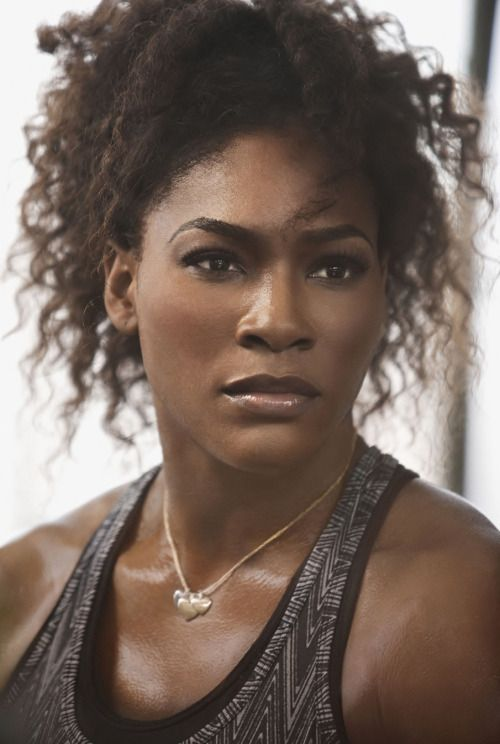
#> input picture server/testimages/serenatest.jpg, 500 x 744 px, found by its file name
$ jupyter execute '4April2023SelfProject_Sports-person-image-classification-using-machine-learning (1).ipynb'   (shell and % lines are left out)
#> lines starting #> are read from the running program, lines starting #| are printed output that depends on the picture
[cell 1]
import numpy as np
import cv2
import matplotlib
from matplotlib import pyplot as plt

[cell 2]
image = cv2.imread('C:\\Users\\AJINKYA\\Desktop\\13_Self_Projects\\Model\\test_images\\serenatest.jpg')
#> image is the input picture: shape (744, 500, 3); mean B, G, R 94.3, 103.6, 119.8
image.shape
#> Out = (744, 500, 3)

[cell 3]
plt.imshow(image)

[cell 4]
gray = cv2.cvtColor(image, cv2.COLOR_BGR2GRAY)
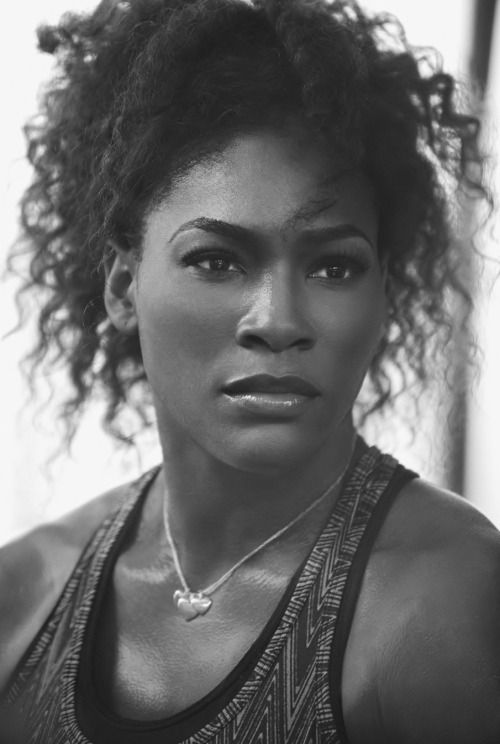
#> gray: shape (744, 500); min 18, max 251, mean 107.4
gray.shape
#> Out = (744, 500)

[cell 5]
gray

[cell 6]
#observing the gray image
plt.imshow(gray, cmap='gray')
gray

[cell 7]
#identifying the position of face
face_cascade = cv2.CascadeClassifier('C:\\Users\\AJINKYA\\AppData\\Local\\Programs\\Python\\Python311\\Lib\\site-packages\\cv2\\data\\haarcascade_frontalface_default.xml')
eye_cascade = cv2.CascadeClassifier('C:\\Users\\AJINKYA\\AppData\\Local\\Programs\\Python\\Python311\\Lib\\site-packages\\cv2\\data\\haarcascade_eye.xml')

faces = face_cascade.detectMultiScale(gray, 1.3, 5)
#> faces = [[102, 135, 329, 329]]
faces
#> Out = [[102, 135, 329, 329]]
#print(*faces)

#cv2.imshow("gray", gray)
#cv2.waitKey(0)

#Check
img = cv2.imread('C:\\Users\\AJINKYA\\Desktop\\13_Self_Projects\\Model\\test_images\\mariatest.jpg')
gray = cv2.cvtColor(img, cv2.COLOR_BGR2GRAY)
faces = face_cascade.detectMultiScale(gray, 1.3, 5)
print(*faces)

for(x, y, w, h) in faces:
    cv2.rectangle(img(x,y), (x+w, y+h), (255, 0, 0), 2)

cv2.imshow("img", img)
cv2.waitKey(0)

[cell 8]
(x,y,w,h) = faces[0]
#> x = 102; y = 135; w = 329; h = 329
x,y,w,h
#> Out = (102, 135, 329, 329)

[cell 9]
#Face detection
face_image = cv2.rectangle(image,(x,y),(x+w, y+h),(255,0,0),2)
plt.imshow(face_image)


$ run again, with server/testimages/mariatest.jpg copied over server/testimages/serenatest.jpg
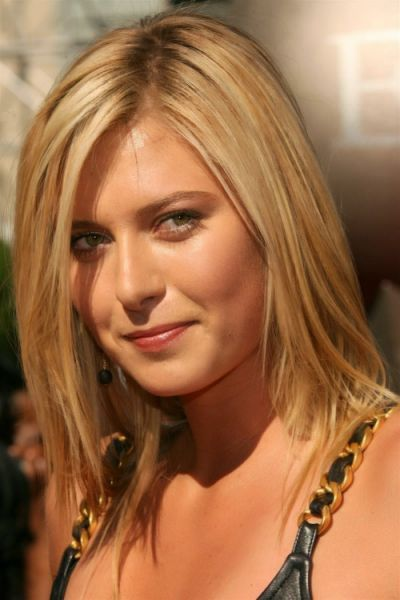
#> input picture server/testimages/mariatest.jpg, 400 x 600 px, found by its file name
#> image is the input picture: shape (600, 400, 3); mean B, G, R 72.3, 109.6, 158.7
#> `gray = cv2.cvtColor(image, cv2.COLOR_BGR2GRAY)`:
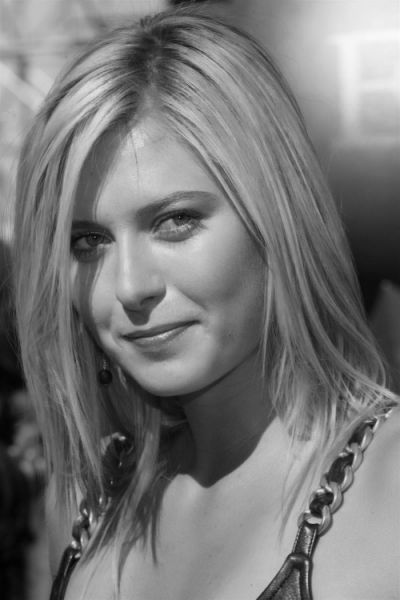
#> gray: shape (600, 400); min 1, max 251, mean 120.1
#> faces = ()

$ run again, with server/testimages/mariatest2.jpg copied over server/testimages/serenatest.jpg
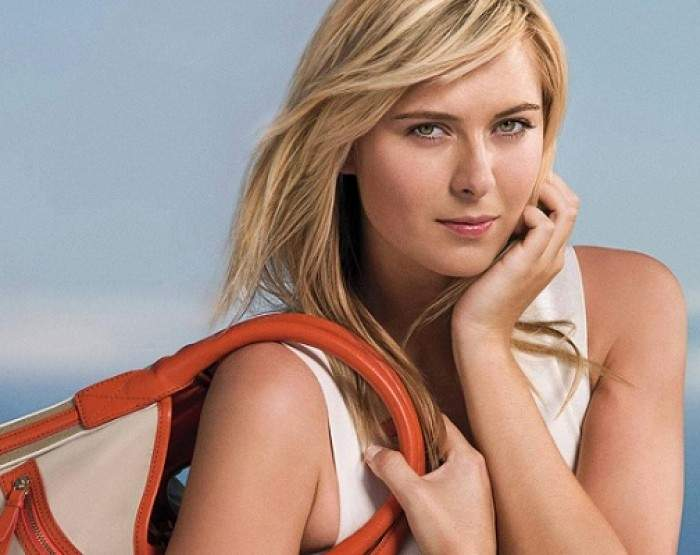
#> input picture server/testimages/mariatest2.jpg, 700 x 555 px, found by its file name
#> image is the input picture: shape (555, 700, 3); mean B, G, R 134.6, 144, 169.9
#> `gray = cv2.cvtColor(image, cv2.COLOR_BGR2GRAY)`:
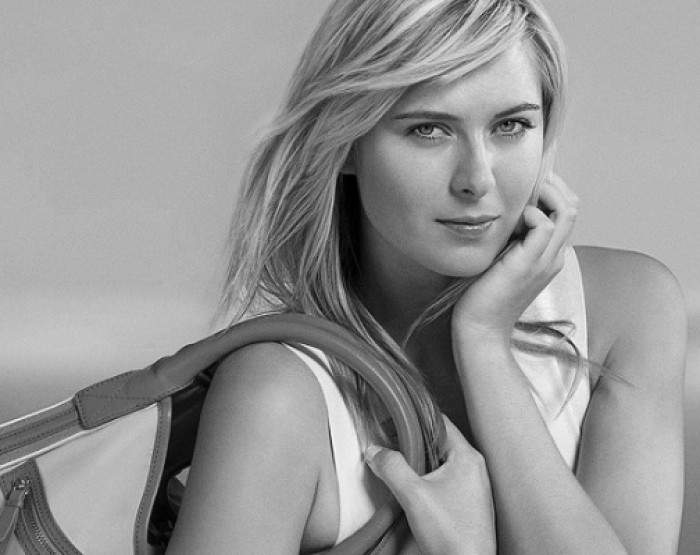
#> gray: shape (555, 700); min 0, max 254, mean 150.7
#> faces = [[352, 38, 233, 233]]
#> x = 352; y = 38; w = 233
#> `x,y,w,h`: Out = (352, 38, 233, 233)
